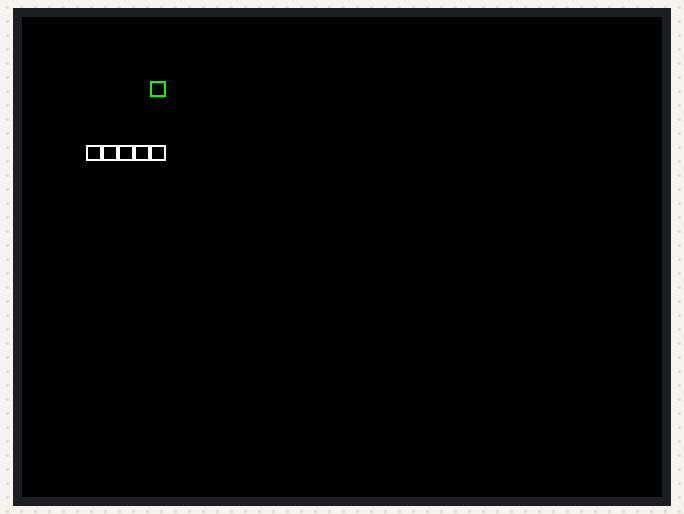
The sketch below on a simulated ESP32. On the bench: 320×240 colour display. What the sketch prints to the serial monitor is not drawn.

Above: at 1.37 s.
At 2.12 s:
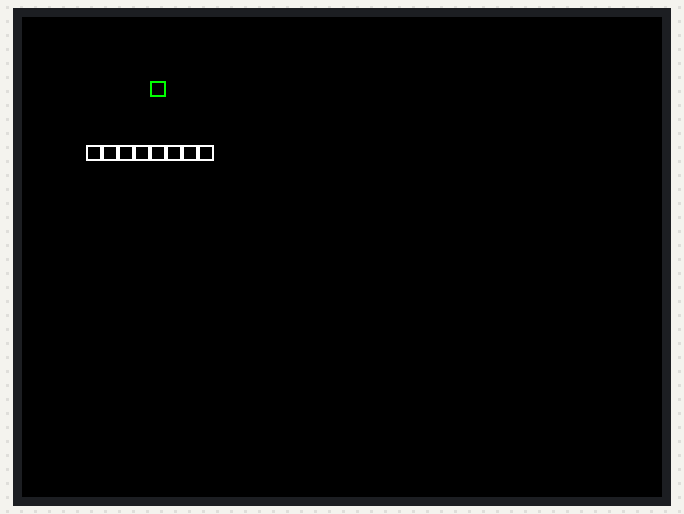
At 2.87 s:
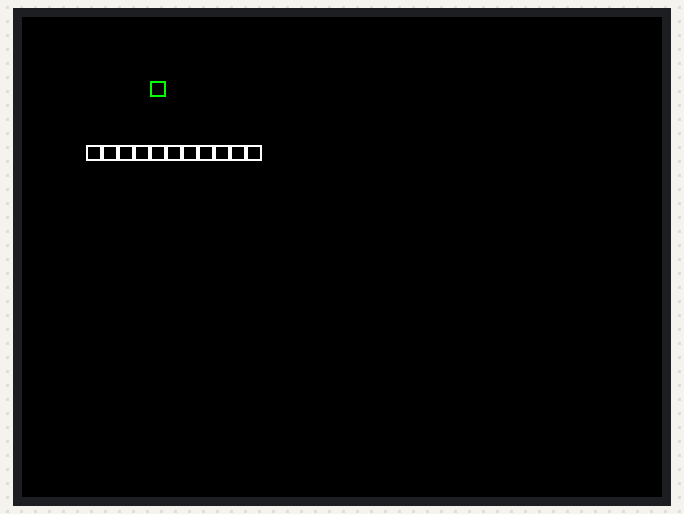
At 4.62 s:
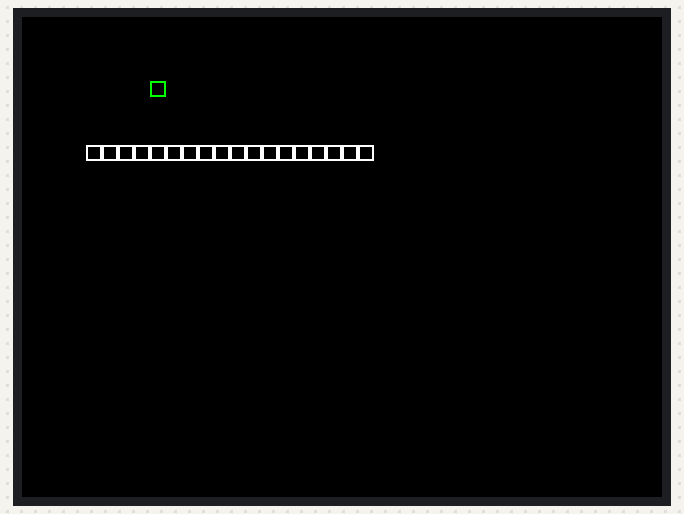
At 6.37 s:
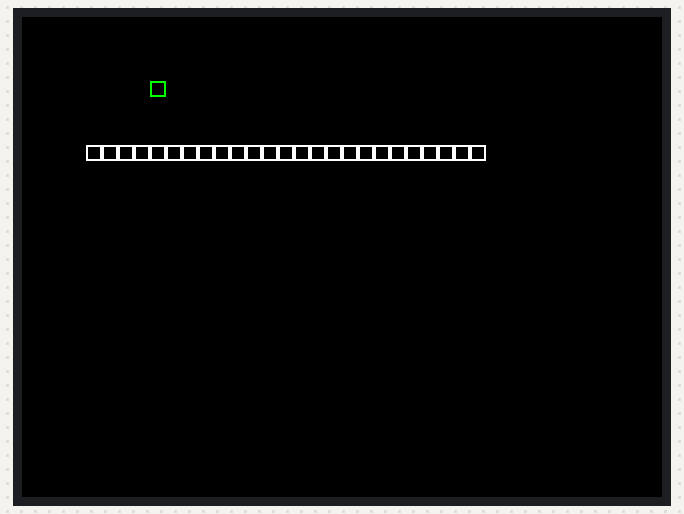
At 8.1 s:
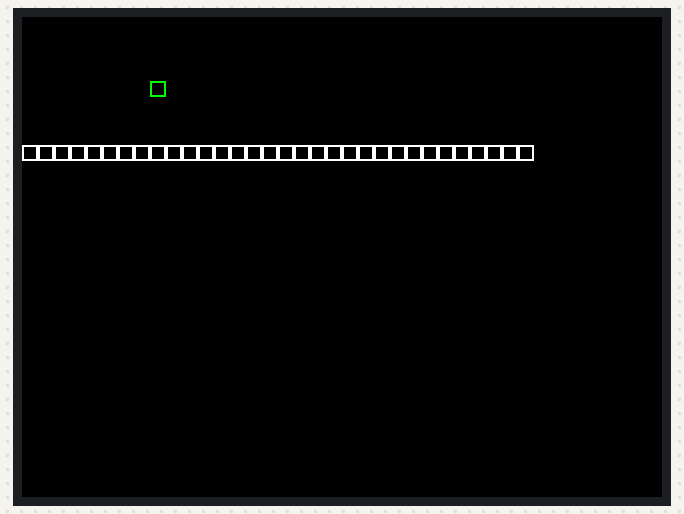

The sketch:

SnakeGameTest1.ino
```cpp
#include <TFT_eSPI.h>
#include <SPI.h>
#include <esp_now.h>
#include <WiFi.h>

TFT_eSPI tft = TFT_eSPI();

typedef struct StructJoystick {int up, down, right, left;};
StructJoystick js;

const unsigned long snakeFrameRate = 250;
unsigned long prevSnakeFrameRate = 0;


//***************************
//SNAKE GAME
//***************************

bool snakeCollision[128][160];

typedef struct StructSNake{
  int maxSnakeLen = 20;
  int currentSnakeLen = 3;
  byte snakeBody[100][2] = {};
  int prevSnakePos[2] = {-1, -1};

  int snakeSize[2] = {8, 8};

  int snakeDir[2] = {1, 0};
  int prevSnakeDir[2] = {1, 0};
};

StructSNake snake1;

int foodPos[2] = {64, 32};

void SnakeGame(){

  int currentTime = millis();
  UpdateSnakeDir();

  if(currentTime - prevSnakeFrameRate >= snakeFrameRate){
    prevSnakeFrameRate = currentTime;

    snake1.prevSnakeDir[0] = snake1.snakeDir[0];
    snake1.prevSnakeDir[1] = snake1.snakeDir[1];

    UpdateSnakePos();
    DrawSnakeBody();
  }
}

void UpdateSnakeDir(){
  if(js.up == 1 and snake1.prevSnakeDir[1] != 1){
    snake1.snakeDir[1] = -1;
    snake1.snakeDir[0] = 0;
  }
  if(js.down == 1 and snake1.prevSnakeDir[1] != -1){
    snake1.snakeDir[1] = 1;
    snake1.snakeDir[0] = 0;
  }

  if(js.right == 1 and snake1.prevSnakeDir[0] != -1) {
    snake1.snakeDir[0] = 1;
    snake1.snakeDir[1] = 0;
  }
  if(js.left == 1 and snake1.prevSnakeDir[0] != 1) {
    snake1.snakeDir[0] = -1;
    snake1.snakeDir[1] = 0;
  }
}

void UpdateSnakePos(){
  snake1.prevSnakePos[0] = snake1.snakeBody[snake1.currentSnakeLen - 1][0];
  snake1.prevSnakePos[1] = snake1.snakeBody[snake1.currentSnakeLen - 1][1];

  if(snake1.snakeBody[0][0] == foodPos[0] and snake1.snakeBody[0][1] == foodPos[1]){
    snake1.snakeBody[snake1.currentSnakeLen][0] = snake1.snakeBody[snake1.currentSnakeLen - 1][0];
    snake1.snakeBody[snake1.currentSnakeLen][1] = snake1.snakeBody[snake1.currentSnakeLen - 1][1];
    snake1.currentSnakeLen++;
  }

  for(int i = snake1.currentSnakeLen-1; i > 0; i--){
    if(snake1.snakeBody[i][0] == -1) break;

    snake1.snakeBody[i][0] = snake1.snakeBody[i-1][0];
    snake1.snakeBody[i][1] = snake1.snakeBody[i-1][1];
  }

  snake1.snakeBody[0][0] += snake1.snakeDir[0] * snake1.snakeSize[0];
  snake1.snakeBody[0][1] += snake1.snakeDir[1] * snake1.snakeSize[0];

  if(snakeCollision[snake1.snakeBody[0][1]][snake1.snakeBody[0][0]] == true){
    Serial.println("COLLISIONNN");
  }
}

void DrawSnakeBody(){
  // tft.drawRect(snake1.prevSnakePos[0], snake1.prevSnakePos[1], snake1.snakeSize[0], snake1.snakeSize[1], TFT_BLACK);

  tft.drawRect(foodPos[0], foodPos[1], 8, 8, TFT_GREEN);

  tft.drawRect(snake1.snakeBody[0][0], snake1.snakeBody[0][1], snake1.snakeSize[0], snake1.snakeSize[1], TFT_WHITE);
  snakeCollision[snake1.snakeBody[0][0]][snake1.snakeBody[0][1]] = true;
}

void setup(){
  Serial.begin(9600);

  WiFi.mode(WIFI_STA);
  if (esp_now_init() != ESP_OK) return;
  esp_now_register_recv_cb(OnDataRecv);

  tft.init();
  tft.setRotation(1);
  tft.fillScreen(TFT_BLACK);

  for(int i = 0; i < snake1.maxSnakeLen; i++){
    snake1.snakeBody[i][0] = -1;
  }

  snake1.snakeBody[0][0] = 24;
  snake1.snakeBody[0][1] = 64;

  snake1.snakeBody[1][0] = 16;
  snake1.snakeBody[1][1] = 64;

  snake1.snakeBody[2][0] = 8;
  snake1.snakeBody[2][1] = 64;

  snake1.snakeBody[3][0] = 0;
  snake1.snakeBody[3][1] = 64;
}

void loop(){
  SnakeGame();
}

void OnDataRecv(const uint8_t *mac, const uint8_t *incomingData, int len) {
  memcpy(&js, incomingData, sizeof(js));
}
```
